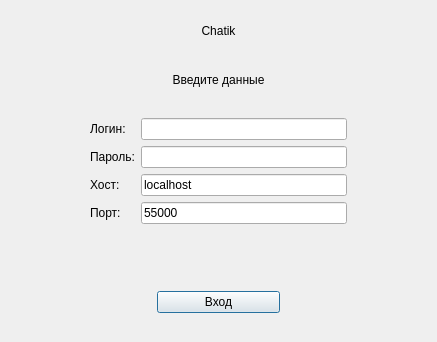
<?xml version="1.0" encoding="UTF-8"?>
<ui version="4.0">
 <class>StartDialog</class>
 <widget class="QDialog" name="StartDialog">
  <property name="geometry">
   <rect>
    <x>0</x>
    <y>0</y>
    <width>437</width>
    <height>342</height>
   </rect>
  </property>
  <property name="windowTitle">
   <string>Chatik - Вход</string>
  </property>
  <property name="windowIcon">
   <iconset resource="icons.qrc">
    <normaloff>:/img/chat.svg</normaloff>:/img/chat.svg</iconset>
  </property>
  <layout class="QVBoxLayout" name="verticalLayout_3">
   <item>
    <widget class="QLabel" name="logotip">
     <property name="sizePolicy">
      <sizepolicy hsizetype="Preferred" vsizetype="Preferred">
       <horstretch>0</horstretch>
       <verstretch>1</verstretch>
      </sizepolicy>
     </property>
     <property name="styleSheet">
      <string notr="true">font: 18pt &quot;Segoe UI Variable Text&quot;;</string>
     </property>
     <property name="text">
      <string>Chatik</string>
     </property>
     <property name="alignment">
      <set>Qt::AlignCenter</set>
     </property>
    </widget>
   </item>
   <item>
    <widget class="QWidget" name="widget1" native="true">
     <property name="sizePolicy">
      <sizepolicy hsizetype="Preferred" vsizetype="Preferred">
       <horstretch>0</horstretch>
       <verstretch>7</verstretch>
      </sizepolicy>
     </property>
     <layout class="QVBoxLayout" name="verticalLayout_2">
      <item>
       <widget class="QLabel" name="welcomeLabel">
        <property name="text">
         <string>Введите данные</string>
        </property>
        <property name="alignment">
         <set>Qt::AlignCenter</set>
        </property>
       </widget>
      </item>
      <item>
       <widget class="QWidget" name="widget6" native="true">
        <layout class="QHBoxLayout" name="horizontalLayout_2">
         <item>
          <widget class="QWidget" name="widget7" native="true">
           <property name="sizePolicy">
            <sizepolicy hsizetype="Preferred" vsizetype="Preferred">
             <horstretch>1</horstretch>
             <verstretch>0</verstretch>
            </sizepolicy>
           </property>
          </widget>
         </item>
         <item>
          <widget class="QWidget" name="widget5" native="true">
           <property name="sizePolicy">
            <sizepolicy hsizetype="Preferred" vsizetype="Preferred">
             <horstretch>6</horstretch>
             <verstretch>0</verstretch>
            </sizepolicy>
           </property>
           <layout class="QVBoxLayout" name="verticalLayout">
            <item>
             <layout class="QFormLayout" name="formLayout">
              <item row="0" column="1">
               <widget class="QLineEdit" name="loginLineEdit">
                <property name="styleSheet">
                 <string notr="true"/>
                </property>
               </widget>
              </item>
              <item row="1" column="0">
               <widget class="QLabel" name="passwordLabel">
                <property name="text">
                 <string>Пароль:</string>
                </property>
               </widget>
              </item>
              <item row="1" column="1">
               <widget class="QLineEdit" name="passwordLineEdit">
                <property name="styleSheet">
                 <string notr="true"/>
                </property>
                <property name="echoMode">
                 <enum>QLineEdit::Password</enum>
                </property>
               </widget>
              </item>
              <item row="2" column="0">
               <widget class="QLabel" name="hostLabel">
                <property name="text">
                 <string>Хост:</string>
                </property>
               </widget>
              </item>
              <item row="2" column="1">
               <widget class="QLineEdit" name="hostLineEdit">
                <property name="text">
                 <string>localhost</string>
                </property>
               </widget>
              </item>
              <item row="3" column="0">
               <widget class="QLabel" name="portLabel">
                <property name="text">
                 <string>Порт:</string>
                </property>
               </widget>
              </item>
              <item row="3" column="1">
               <widget class="QLineEdit" name="portLineEdit">
                <property name="text">
                 <string>55000</string>
                </property>
               </widget>
              </item>
              <item row="0" column="0">
               <widget class="QLabel" name="loginLabel">
                <property name="text">
                 <string>Логин: </string>
                </property>
               </widget>
              </item>
             </layout>
            </item>
           </layout>
          </widget>
         </item>
         <item>
          <widget class="QWidget" name="widget8" native="true">
           <property name="sizePolicy">
            <sizepolicy hsizetype="Preferred" vsizetype="Preferred">
             <horstretch>1</horstretch>
             <verstretch>0</verstretch>
            </sizepolicy>
           </property>
          </widget>
         </item>
        </layout>
       </widget>
      </item>
      <item>
       <widget class="QLabel" name="resultLabel">
        <property name="styleSheet">
         <string notr="true"/>
        </property>
        <property name="text">
         <string/>
        </property>
        <property name="alignment">
         <set>Qt::AlignCenter</set>
        </property>
       </widget>
      </item>
      <item>
       <widget class="QWidget" name="widget2" native="true">
        <layout class="QHBoxLayout" name="horizontalLayout">
         <item>
          <widget class="QWidget" name="widget3" native="true">
           <property name="sizePolicy">
            <sizepolicy hsizetype="Preferred" vsizetype="Preferred">
             <horstretch>1</horstretch>
             <verstretch>0</verstretch>
            </sizepolicy>
           </property>
          </widget>
         </item>
         <item>
          <widget class="QPushButton" name="enterButton">
           <property name="sizePolicy">
            <sizepolicy hsizetype="Minimum" vsizetype="Fixed">
             <horstretch>1</horstretch>
             <verstretch>0</verstretch>
            </sizepolicy>
           </property>
           <property name="text">
            <string>Вход</string>
           </property>
          </widget>
         </item>
         <item>
          <widget class="QWidget" name="widget4" native="true">
           <property name="sizePolicy">
            <sizepolicy hsizetype="Preferred" vsizetype="Preferred">
             <horstretch>1</horstretch>
             <verstretch>0</verstretch>
            </sizepolicy>
           </property>
          </widget>
         </item>
        </layout>
       </widget>
      </item>
     </layout>
    </widget>
   </item>
  </layout>
 </widget>
 <resources>
  <include location="icons.qrc"/>
 </resources>
 <connections/>
</ui>
